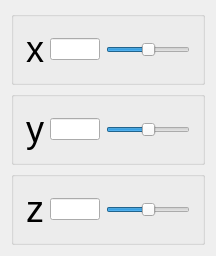
                <widget class="QWidget" name="tab_2">
                 <attribute name="title">
                  <string>Rotate</string>
                 </attribute>
                 <layout class="QVBoxLayout" name="verticalLayout_2">
                  <item>
                   <widget class="QWidget" name="widget_3" native="true">
                    <layout class="QVBoxLayout" name="verticalLayout_4">
                     <property name="leftMargin">
                      <number>0</number>
                     </property>
                     <property name="topMargin">
                      <number>0</number>
                     </property>
                     <property name="rightMargin">
                      <number>0</number>
                     </property>
                     <property name="bottomMargin">
                      <number>0</number>
                     </property>
                     <item>
                      <widget class="QGroupBox" name="groupBox_11">
                       <property name="title">
                        <string/>
                       </property>
                       <property name="flat">
                        <bool>false</bool>
                       </property>
                       <layout class="QHBoxLayout" name="horizontalLayout_8">
                        <property name="leftMargin">
                         <number>12</number>
                        </property>
                        <property name="topMargin">
                         <number>12</number>
                        </property>
                        <property name="rightMargin">
                         <number>12</number>
                        </property>
                        <property name="bottomMargin">
                         <number>12</number>
                        </property>
                        <item>
                         <widget class="QLabel" name="x_label_2">
                          <property name="font">
                           <font>
                            <pointsize>27</pointsize>
                           </font>
                          </property>
                          <property name="text">
                           <string>x</string>
                          </property>
                         </widget>
                        </item>
                        <item>
                         <widget class="QLineEdit" name="x_rotate">
                          <property name="maximumSize">
                           <size>
                            <width>50</width>
                            <height>16777215</height>
                           </size>
                          </property>
                         </widget>
                        </item>
                        <item>
                         <widget class="QSlider" name="x_rotate_slider">
                          <property name="minimum">
                           <number>-100</number>
                          </property>
                          <property name="maximum">
                           <number>100</number>
                          </property>
                          <property name="orientation">
                           <enum>Qt::Horizontal</enum>
                          </property>
                         </widget>
                        </item>
                       </layout>
                      </widget>
                     </item>
                     <item>
                      <widget class="QGroupBox" name="groupBox_9">
                       <property name="title">
                        <string/>
                       </property>
                       <property name="flat">
                        <bool>false</bool>
                       </property>
                       <layout class="QHBoxLayout" name="horizontalLayout_10">
                        <property name="leftMargin">
                         <number>12</number>
                        </property>
                        <property name="topMargin">
                         <number>12</number>
                        </property>
                        <property name="rightMargin">
                         <number>12</number>
                        </property>
                        <property name="bottomMargin">
                         <number>12</number>
                        </property>
                        <item>
                         <widget class="QLabel" name="y_label_4">
                          <property name="font">
                           <font>
                            <pointsize>27</pointsize>
                           </font>
                          </property>
                          <property name="text">
                           <string>y</string>
                          </property>
                         </widget>
                        </item>
                        <item>
                         <widget class="QLineEdit" name="y_rotate">
                          <property name="maximumSize">
                           <size>
                            <width>50</width>
                            <height>16777215</height>
                           </size>
                          </property>
                         </widget>
                        </item>
                        <item>
                         <widget class="QSlider" name="y_rotate_slider">
                          <property name="minimum">
                           <number>-100</number>
                          </property>
                          <property name="maximum">
                           <number>100</number>
                          </property>
                          <property name="orientation">
                           <enum>Qt::Horizontal</enum>
                          </property>
                         </widget>
                        </item>
                       </layout>
                      </widget>
                     </item>
                     <item>
                      <widget class="QGroupBox" name="groupBox_10">
                       <property name="title">
                        <string/>
                       </property>
                       <property name="flat">
                        <bool>false</bool>
                       </property>
                       <layout class="QHBoxLayout" name="horizontalLayout_11">
                        <property name="leftMargin">
                         <number>12</number>
                        </property>
                        <property name="topMargin">
                         <number>12</number>
                        </property>
                        <property name="rightMargin">
                         <number>12</number>
                        </property>
                        <property name="bottomMargin">
                         <number>12</number>
                        </property>
                        <item>
                         <widget class="QLabel" name="y_label_5">
                          <property name="font">
                           <font>
                            <pointsize>27</pointsize>
                           </font>
                          </property>
                          <property name="text">
                           <string>z</string>
                          </property>
                         </widget>
                        </item>
                        <item>
                         <widget class="QLineEdit" name="z_rotate">
                          <property name="maximumSize">
                           <size>
                            <width>50</width>
                            <height>16777215</height>
                           </size>
                          </property>
                         </widget>
                        </item>
                        <item>
                         <widget class="QSlider" name="z_rotate_slider">
                          <property name="minimum">
                           <number>-100</number>
                          </property>
                          <property name="maximum">
                           <number>100</number>
                          </property>
                          <property name="orientation">
                           <enum>Qt::Horizontal</enum>
                          </property>
                         </widget>
                        </item>
                       </layout>
                      </widget>
                     </item>
                    </layout>
                   </widget>
                  </item>
                 </layout>
                </widget>
